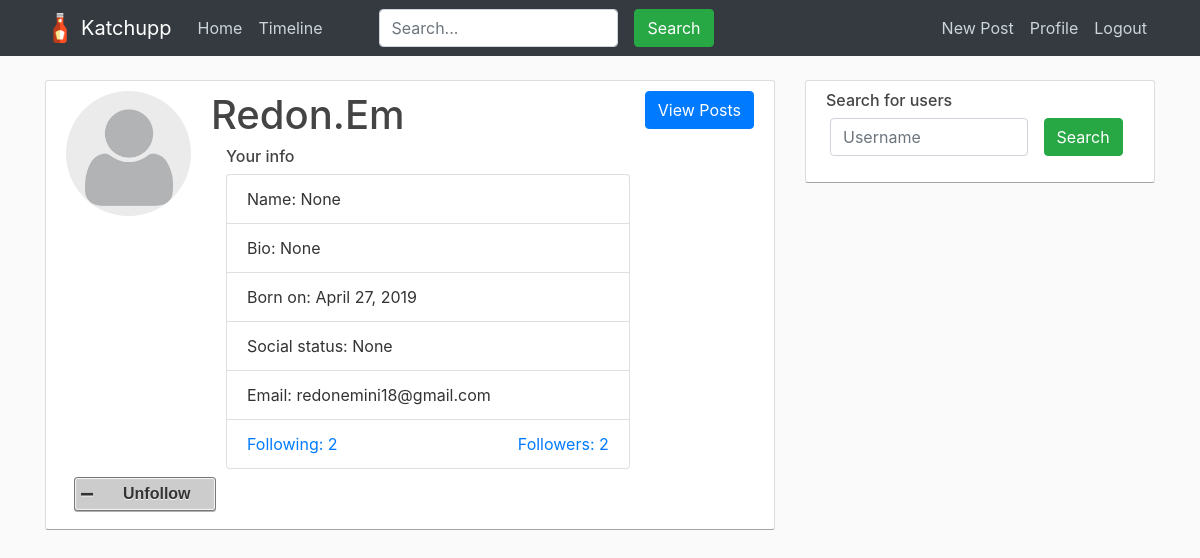
/profile-users/2/ (signed in), run on the app's committed database.
### users/models.py (models this page shows, shortened)
class Profile(models.Model):
    user = models.OneToOneField(User, on_delete=models.CASCADE)
    Name = models.CharField(null= True, blank = True, max_length=50, verbose_name="Name: ")
    Bio = models.TextField(max_length=500, null= True, blank = True,verbose_name="Bio: ")
    birth_date = models.DateTimeField(default=datetime.now,verbose_name="Born on: ")
    statusi = models.CharField(max_length = 50, null= True, blank = True, choices=statusi)
    image = models.ImageField(default='default.jpg', upload_to='profile_pics')
    friends = models.ManyToManyField(User, related_name = "friends", blank = True)
    followers = models.ManyToManyField(User, related_name = "followers", blank = True)
    def total_friends(self):
    	return self.friends.count()
    def total_followers(self):
        return self.followers.count()

### users/views.py (the view)
# urls.py: path('profile-users/<int:pk>/', user_views.get_profile, name='users-profile'),
def get_profile(request, pk):
    template = "home/users_profiles.html"
    profilet = Profile.objects.filter(user = pk)
    friend = get_object_or_404(Profile,  user=pk)
    current_user = get_object_or_404(Profile,  user__username=request.user)
    is_friended = False
    if(current_user.friends.filter(id=friend.user.id).exists()):
        is_friended = True
    return render(request,"home/users_profiles.html",{'profilet':profilet,'is_friended':is_friended})

### users/templates/home/users_profiles.html (shortened to what this page needs)
{% extends "blogi/base.html" %} {% load crispy_forms_tags %} {% block content %}
{% for post in profilet %}
<div class="content-section">
  <div class="media">
    <img
      class="rounded-circle account-img"
      src="{{ post.user.profile.image.url }}"
    />
    <div class="media-body">
      <h2 class="account-heading">{{ post.user }}</h2>
      <div class="container">
        <h6>Your info</h6>
        <ul class="list-group">
          <li class="list-group-item" style="word-break: break-all">
            Name: {{ post.user.profile.Name }}
          </li>
          <li class="list-group-item" style="word-break: break-all">
            Bio: {{ post.user.profile.Bio }}
          </li>
          <li class="list-group-item">
            Born on: {{ post.user.profile.birth_date|date:"F d, Y" }}
          </li>
          <li class="list-group-item">
            Social status: {{ post.user.profile.statusi }}
          </li>
          <li class="list-group-item">Email: {{ post.user.email }}</li>
          {% if is_friended or post.user == request.user %}
          <li class="list-group-item">
            <a
              href="{% url 'get_friends' post.id %}"
              style="
                font-weight: normal;
                margin: 0;
                display: inline;
                float: left;
              "
            >
              Following: {{ post.user.profile.total_friends }}</a
            >
            <a
              href="{% url 'get_followers' post.id %}"
              style="
                font-weight: normal;
                margin: 0;
                display: inline;
                float: right;
              "
            >
              Followers: {{ post.user.profile.total_followers }}</a
            >
          </li>
          {% endif %}
        </ul>
      </div>
    </div>
    {% if is_friended %}
    <a href="{% url 'user-posts' post.user.username %}"
      ><button type="button" class="btn btn-primary btn-md">
        View Posts
      </button></a
    >
    {% endif %}
  </div>
  {% if post.user == request.user %}
  <p>Current user</p>
  {% else %}
  <form action="{% url 'friends' post.id %}" method="POST">
    {% csrf_token %} {% if is_friended %}
    <button type="submit" name="action" value="friend" class="button remove">
      Unfollow
    </button>
    {% else %}
    <button type="submit" name="action" value="friend" class="button add">
      Follow
    </button>
    {% endif %}
  </form>
  {% endif %}
</div>
{% endfor %} {% endblock content %}

### blogi/static/home/main.css (style rules this page uses)
body { background: #fafafa; color: #333333; margin-top: 5rem; }
h1, h2, h3, h4, h5, h6 { color: #444444; }
ul { margin: 0; }
.content-section { background: #ffffff; padding: 10px 20px; border: 1px solid #dddddd; border-bottom: 1px solid #a1a3a8; border-radius: 3px; margin-bottom: 5%; }
.account-img { height: 125px; width: 125px; margin-right: 20px; margin-bottom: 16px; }
.account-heading { font-size: 2.5rem; }
.button { display: inline-block; white-space: nowrap; background-color: #ccc; background-image: linear-gradient(top, #eee, #ccc); filter: progid:DXImageTransform.Microsoft.gradient(startColorStr='#eeeeee', EndColorStr='#cccccc'); border: 1px solid #777; padding: 0 1.5em; margin: 0.5em; font: bold 1em/2em Arial, Helvetica; text-decoration: none; color: #333; text-shadow: 0 1px 0 rgba(255,255,255,.8); border-radius: .2em; box-shadow: 0 0 1px 1px rgba(255,255,255,.8) inset, 0 1px 0 rgba(0,0,0,.3); }
.button:before { float: left; width: 1em; text-align: center; font-size: 1.5em; margin: 0 1em 0 -1em; padding: 0 .2em; border-radius: .15em 0 0 .15em; pointer-events: none; }
.remove:before { content: "\2212"; }

### data on the page
Profile: user.profile.image (placeholder picture), user "Redon.Em", user.profile.Name "None", user.profile.Bio "None", user.profile.birth_date "April 27, 2019", user.profile.statusi "None", user.email "redonemini18@gmail.com", user.profile.total_friends "2", user.profile.total_followers "2", shows "Unfollow"
